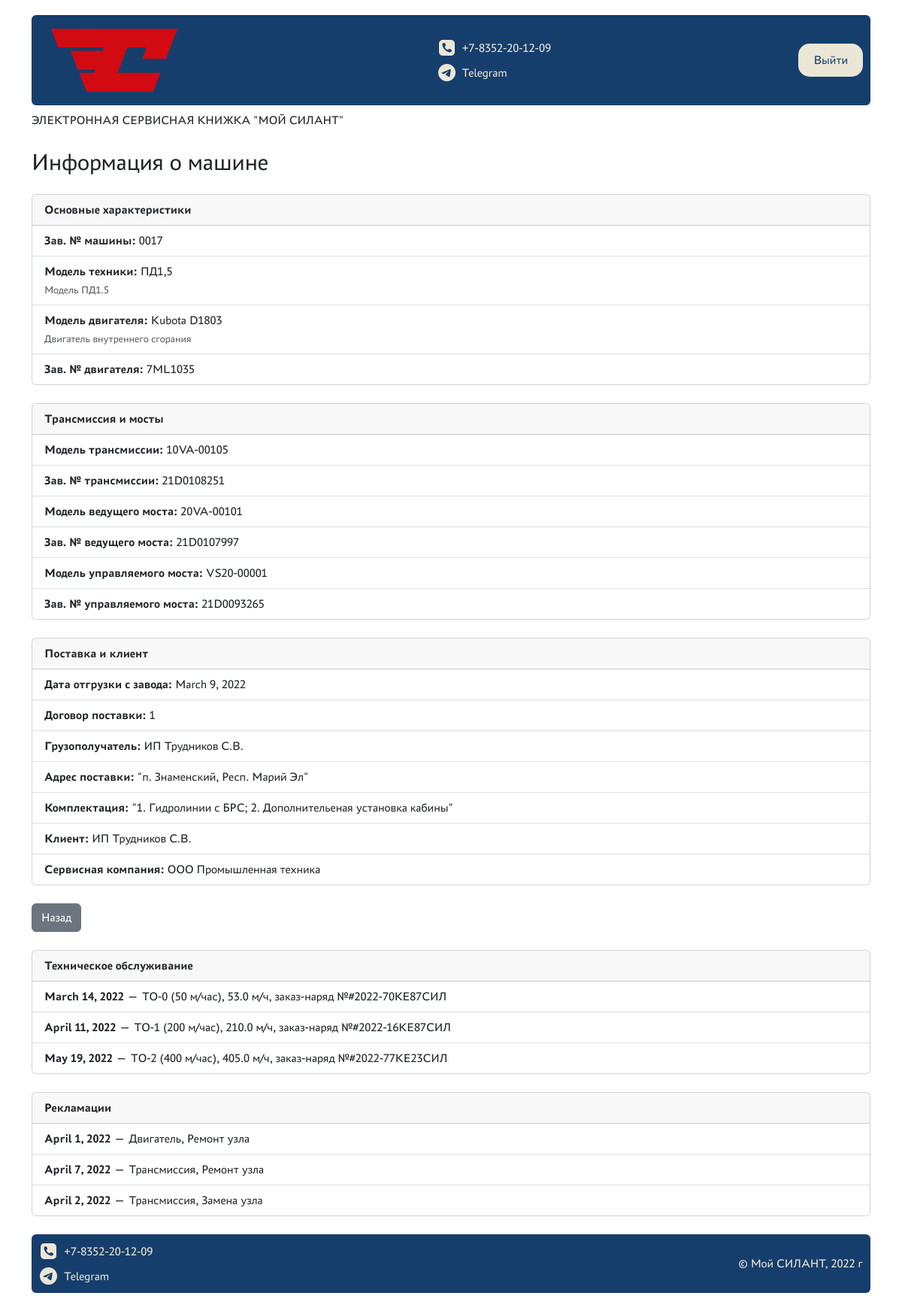
/service/vehicle/1/ (signed in), run on the app's committed database.
### silant_service/models.py (models this page shows, shortened)
class Vehicle(models.Model):
    serial_number = models.CharField(max_length=255, verbose_name="Зав. № машины", blank=False, unique=True)
    tech_model = models.ForeignKey(
        ReferenceItem,
        on_delete=models.PROTECT,
        related_name='tech_model',
        limit_choices_to={'type': ReferenceItem.MODEL_TECH},
        blank=True,
        null=True,
        verbose_name='Модель техники'
    )
    engine_model = models.ForeignKey(
        ReferenceItem,
        on_delete=models.PROTECT,
        related_name='machines_engine',
        limit_choices_to={'type': ReferenceItem.TYPE_ENGINE},
        blank=True,
        null=True,
        verbose_name='Модель двигателя'
    )
    serial_engine = models.CharField(max_length=255, verbose_name="Зав. № двигателя")
    model_transmission = models.ForeignKey(
        ReferenceItem,
        on_delete=models.PROTECT,
        related_name='machines_transmission',
        limit_choices_to={'type': ReferenceItem.TYPE_TRANSMISSION},
        blank=True,
        null=True,
        verbose_name='Модель трансмиссии'
    )
    serial_transmission = models.CharField(max_length=255, verbose_name="Зав. № трансмиссии")
    model_axle = models.ForeignKey(
        ReferenceItem,
        on_delete=models.PROTECT,
        related_name='machines_axle',
        limit_choices_to={'type': ReferenceItem.TYPE_AXLE},
        blank=True,
        null=True,
        verbose_name='Модель ведущего моста'
    )
    serial_axle = models.CharField(max_length=255, verbose_name="Зав. № ведущего моста")
    model_man_axle = models.ForeignKey(
        ReferenceItem,
        on_delete=models.PROTECT,
        related_name='machines_man_axle',
        limit_choices_to={'type': ReferenceItem.TYPE_MAN_AXLE},
        blank=True,
        null=True,
        verbose_name='Модель управляемого моста'
    )
    serial_man_axle = models.CharField(max_length=255, verbose_name="Зав. № управляемого моста")
    contract_number_data = models.CharField(max_length=255, verbose_name='Договор поставки №, дата')
    ship_date = models.DateField(verbose_name='Дата отгрузки с завода')
    recipient = models.CharField(max_length=255, verbose_name='Грузополучатель (конечный потребитель)')
    delivery_address = models.TextField(verbose_name='Адрес поставки (эксплуатации)')
    configuration = models.TextField(verbose_name='Комплектация (доп.опции)')
    client = models.ForeignKey(
        Client,
        on_delete=models.SET_NULL,
        null=True,
        related_name='vehicle',
        verbose_name='Клиент'
    )
    service_company = models.ForeignKey(
        ServiceCompany,
        on_delete=models.SET_NULL,
        null=True,
        related_name='vehicle',
        verbose_name='Сервисная компания'
    )
    class Meta:
        verbose_name = 'Машина'
        verbose_name_plural = 'Машины'

class ReferenceItem(models.Model):
    MODEL_TECH = 'model'
    TYPE_ENGINE = 'engine'
    TYPE_TRANSMISSION = 'transmission'
    TYPE_AXLE = 'axle'
    TYPE_MAN_AXLE = 'managed_axle'
    TYPE_TO = 'TO'
    TO_ORGANIZATION = 'to_organization'
    NODE_FAILURE = 'failure_node'
    RECOVERY_METHOD = 'recovery_method'
    type = models.CharField(
        max_length=50,
        choices=[
            (MODEL_TECH, 'Модель техники'),
            (TYPE_ENGINE, 'Модель двигателя'),
            (TYPE_TRANSMISSION, 'Модель трансмиссии'),
            (TYPE_AXLE, 'Модель моста'),
            (TYPE_MAN_AXLE, 'Модель управляемого моста'),
            (TYPE_TO, 'Вид ТО'),
            (TO_ORGANIZATION, 'Организация, проводившая ТО'),
            (NODE_FAILURE, 'Узел отказа'),
            (RECOVERY_METHOD, 'Способ восстановления'),
        ],
        verbose_name="Справочник"
    )
    name = models.CharField(max_length=255, verbose_name="Название", blank=True, unique=False)
    description = models.TextField(verbose_name="Описание", blank=True, unique=False)
    class Meta:
        verbose_name = 'Справочник'
        verbose_name_plural = 'Справочники'

class Client(models.Model):
    user = models.OneToOneField(User, on_delete=models.CASCADE)
    name = models.CharField(max_length=255, default="Пользователь", verbose_name='Наименование компании')
    created_at = models.DateTimeField(default=timezone.now)
    class Meta:
        verbose_name = 'Клиент'
        verbose_name_plural = 'Клиенты'

class ServiceCompany(models.Model):
    user = models.OneToOneField(User, on_delete=models.CASCADE,
    null=True,
    blank=True
)
    name = models.CharField(max_length=255, default="ООО Сервис", verbose_name='Наименование компании')
    description = models.CharField(max_length=255, blank=True)
    class Meta:
        verbose_name = 'Сервисная компания'
        verbose_name_plural = 'Сервисные компании'

class TechnicalService(models.Model):
    service_type = models.ForeignKey(
        ReferenceItem,
        on_delete=models.PROTECT,
        related_name='service_type',
        limit_choices_to={'type': ReferenceItem.TYPE_TO},
        blank=True,
        null=True,
        verbose_name='Вид ТО'
    )
    service_date = models.DateField(verbose_name='Дата проведения ТО')
    operating_hours = models.FloatField(verbose_name='Наработка, м/час')
    order_number = models.CharField(max_length=100, verbose_name="№ заказ-наряда")
    order_date = models.DateField(verbose_name='Дата заказ-наряда')
    vehicle = models.ForeignKey(Vehicle, on_delete=models.SET_NULL, null=True, related_name='service', verbose_name='Машина')
    tech_company = models.ForeignKey(
        ServiceCompany,
        on_delete=models.SET_NULL,
        null=True,
        related_name='tech_company',
        verbose_name='Организация, проводившая ТО'
    )
    service_company = models.ForeignKey(
        ServiceCompany,
        on_delete=models.SET_NULL,
        null=True,
        related_name='service',
        verbose_name='Сервисная компания'
    )
    class Meta:
        verbose_name = "Техобслуживание"
        verbose_name_plural = "Техобслуживание"

class Complaint(models.Model):
    failure_date =  models.DateField(verbose_name='Дата отказа')
    operating_hours = models.FloatField(verbose_name='Наработка, м/час')
    failure_node = models.ForeignKey(
        ReferenceItem,
        on_delete=models.PROTECT,
        related_name='failure_nodes',
        limit_choices_to={'type': ReferenceItem.NODE_FAILURE},
        blank=True,
        null=True,
        verbose_name='Узел отказа'
    )
    failure_description = models.TextField(verbose_name='Описание отказа')
    recovery_method = models.ForeignKey(
        ReferenceItem,
        on_delete=models.SET_NULL,
        null=True,
        related_name='recovery_methods',
        limit_choices_to={'type': ReferenceItem.RECOVERY_METHOD},
        verbose_name='Способ восстановления'
    )
    spare_parts = models.TextField(verbose_name='Используемые запасные части')
    recovery_date = models.DateField(verbose_name='Дата восстановления')
    failure_duration = models.DurationField(blank=True, null=True, verbose_name='Время простоя техники')
    vehicle = models.ForeignKey(Vehicle, on_delete=models.SET_NULL, null=True, related_name='complaint', verbose_name='Машина')
    class Meta:
        verbose_name = "Рекламация"
        verbose_name_plural = "Рекламации"

### silant_service/views.py (the view)
# urls.py: path("vehicle/<int:pk>/", VehicleDetailView.as_view(), name="vehicle_detail"),
class VehicleDetailView(LoginRequiredMixin, RolePermissionMixin, DetailView):
    model = Vehicle
    template_name = "vehicle_detail.html"
    context_object_name = "vehicle"
    allowed_roles = ["manager", "service", "client"]
    def get_queryset(self):
        role = get_user_role(self.request.user)
        base_qs = super().get_queryset()
        if role == "client":
            return base_qs.filter(client__user=self.request.user)
        elif role == "service":
            return base_qs.filter(service_company__user=self.request.user)
        elif role == "manager":
            return base_qs
        return base_qs.none()

### silant_service/utils/roles.py (called while the page is built, shortened)
def get_user_role(user):
    if not user.is_authenticated:
        return "guest"
    if user.is_superuser:
        return "manager"

### silant_service/views.py (called while the page is built)
    def dispatch(self, request, *args, **kwargs):
        if get_user_role(request.user) not in self.allowed_roles:
            return HttpResponseForbidden("Нет доступа")
        return super().dispatch(request, *args, **kwargs)

### silant_service/templates/vehicle_detail.html (shortened to what this page needs)
{% extends 'base.html' %}
{% block content %}
<div class="container mt-4">
  <h2 class="mb-4">Информация о машине</h2>
  <div class="card mb-4">
    <div class="card-header fw-bold">Основные характеристики</div>
    <ul class="list-group list-group-flush">
      <li class="list-group-item"><strong>Зав. № машины:</strong> {{ vehicle.serial_number }}</li>
      <li class="list-group-item">
        <strong>Модель техники:</strong> {{ vehicle.tech_model.name }}
        {% if vehicle.tech_model.description %}<br><small class="text-muted">{{ vehicle.tech_model.description }}</small>{% endif %}
      </li>
      <li class="list-group-item">
        <strong>Модель двигателя:</strong> {{ vehicle.engine_model.name }}
        {% if vehicle.engine_model.description %}<br><small class="text-muted">{{ vehicle.engine_model.description }}</small>{% endif %}
      </li>
      <li class="list-group-item"><strong>Зав. № двигателя:</strong> {{ vehicle.serial_engine }}</li>
    </ul>
  </div>
  <div class="card mb-4">
    <div class="card-header fw-bold">Трансмиссия и мосты</div>
    <ul class="list-group list-group-flush">
      <li class="list-group-item">
        <strong>Модель трансмиссии:</strong> {{ vehicle.model_transmission.name }}
      </li>
      <li class="list-group-item"><strong>Зав. № трансмиссии:</strong> {{ vehicle.serial_transmission }}</li>
      <li class="list-group-item">
        <strong>Модель ведущего моста:</strong> {{ vehicle.model_axle.name }}
      </li>
      <li class="list-group-item"><strong>Зав. № ведущего моста:</strong> {{ vehicle.serial_axle }}</li>
      <li class="list-group-item">
        <strong>Модель управляемого моста:</strong> {{ vehicle.model_man_axle.name }}
      </li>
      <li class="list-group-item"><strong>Зав. № управляемого моста:</strong> {{ vehicle.serial_man_axle }}</li>
    </ul>
  </div>
  <div class="card mb-4">
    <div class="card-header fw-bold">Поставка и клиент</div>
    <ul class="list-group list-group-flush">
      <li class="list-group-item"><strong>Дата отгрузки с завода:</strong> {{ vehicle.ship_date }}</li>
      <li class="list-group-item"><strong>Договор поставки:</strong> {{ vehicle.contract_number_data }}</li>
      <li class="list-group-item"><strong>Грузополучатель:</strong> {{ vehicle.recipient }}</li>
      <li class="list-group-item"><strong>Адрес поставки:</strong> {{ vehicle.delivery_address }}</li>
      <li class="list-group-item"><strong>Комплектация:</strong> {{ vehicle.configuration }}</li>
      <li class="list-group-item"><strong>Клиент:</strong> {{ vehicle.client.name }}</li>
      <li class="list-group-item"><strong>Сервисная компания:</strong> {{ vehicle.service_company.name }}</li>
    </ul>
  </div>
  <div class="mb-4">
    <a href="{% url 'dashboard' %}" class="btn btn-secondary">Назад</a>
  </div>
  <div class="card mb-4">
    <div class="card-header fw-bold">Техническое обслуживание</div>
    {% if vehicle.service.exists %}
      <ul class="list-group list-group-flush">
        {% for s in vehicle.service.all %}
          <li class="list-group-item">
            <strong>{{ s.service_date }}</strong> — {{ s.service_type.name }},
            {{ s.operating_hours }} м/ч, заказ-наряд №{{ s.order_number }}
          </li>
        {% endfor %}
      </ul>
    {% else %}
      <div class="card-body text-muted">ТО не зарегистрировано.</div>
    {% endif %}
  </div>
  <div class="card mb-4">
    <div class="card-header fw-bold">Рекламации</div>
    {% if vehicle.complaint.exists %}
      <ul class="list-group list-group-flush">
        {% for c in vehicle.complaint.all %}
          <li class="list-group-item">
            <strong>{{ c.failure_date }}</strong> — {{ c.failure_node.name }}, {{ c.recovery_method.name }}
          </li>
        {% endfor %}
      </ul>
    {% else %}
      <div class="card-body text-muted">Рекламаций не найдено.</div>
    {% endif %}
  </div>
</div>
{% endblock %}

### silant_service/templates/base.html (shortened to what this page needs)
<!DOCTYPE html>
<html lang="ru">
  <head>
    {% load static %}
    <link rel="stylesheet" href="{% static 'styles/bootstrap.css' %}" />
    <link rel="stylesheet" href="{% static 'styles/main.css' %}" />
  </head>
  <body>
    <header>
      <div class="container">
        <div class="header rounded-2 d-flex flex-row justify-content-between align-items-center">
          <a href="/" class="header__image"><img src="{% static 'images/logo.png' %}" alt="Лого" /></a>
          <div class="header__contacts d-flex flex-column gap-2">
            <a href="tel:+78352201209" class="header__contacts__item d-flex flex-row align-items-center gap-2">
              <img src="{% static 'images/phone.png' %}" alt="phone" />
              <span>+7-8352-20-12-09</span>
            </a>
            <a href="https://t.me/#" class="header__contacts__item d-flex flex-row align-items-center gap-2">
              <img src="{% static 'images/telegram.png' %}" alt="telegram" />
              <span>Telegram</span>
            </a>
          </div>
          <div class="header__contacts__auth">
            {% if user.is_authenticated %}
              <form method="post" action="{% url 'account_logout' %}">
                <button type="submit">Выйти</button>
              </form>
            {% else %}
              <a href="{% url 'account_login' %}" class="btn">Авторизация</a>
            {% endif %}
          </div>
        </div>
      </div>
      <div class="container pt-2">
        <p>ЭЛЕКТРОННАЯ СЕРВИСНАЯ КНИЖКА "МОЙ СИЛАНТ"</p>
      </div>
    </header>
    {% block content %}
    {% endblock %}
    <footer>
      <div class="container">
        <div class="footer rounded-2 d-flex flex-row justify-content-between align-items-center">
          <div class="footer__contacts d-flex flex-column gap-2">
            <a href="tel:+78352201209" class="header__contacts__item d-flex flex-row align-items-center gap-2">
              <img src="{% static 'images/phone.png' %}" alt="phone" />
              <span>+7-8352-20-12-09</span>
            </a>
            <a href="https://t.me/#" class="header__contacts__item d-flex flex-row align-items-center gap-2">
              <img src="{% static 'images/telegram.png' %}" alt="telegram" />
              <span>Telegram</span>
            </a>
          </div>
          <div class="copyright">© Мой СИЛАНТ, 2022 г</div>
        </div>
      </div>
    </footer>
  </body>
</html>

### static/styles/main.css (style rules this page uses)
body { font-family: 'PT Astra', sans-serif; }
:root { --main-blue: #163E6C; --main-red: #D20A11; --main-beige: #EBE6D6; --bs-primary: var(--main-blue); --bs-danger: var(--main-red); --bs-link-color: var(--main-blue); }
a { text-decoration: none; }
button { outline: none; padding: 10px 20px; border-radius: 15px; border:none; transition: all 0.2s ease; max-height: 45px; }
.header, .footer { background-color: var(--main-blue); padding: 10px; margin-top: 20px; }
.footer { margin-bottom: 20px; }
.header__image { width: 200px; height: 100px; overflow: hidden; }
.header__image img { width: 100%; height: 100%; object-fit: cover; box-shadow: 0 2px 1px 2px rgba(0,0, 0, 0.2); }
.header__contacts__item span, .copyright { color: var(--main-beige); }
.header__contacts__item img { width: 25px; height: 25px; }
.header__contacts__auth .btn, .header__contacts__auth button { background-color: var(--main-beige); color: var(--main-blue); border: none; border-radius: 15px; padding: 10px 20px; transition: all 0.2s ease; }

### data on the page
Vehicle: serial_number "0017", tech_model.name "ПД1,5", tech_model.description "Модель ПД1.5", engine_model.name "Kubota D1803", engine_model.description "Двигатель внутреннего сгорания", serial_engine "7ML1035", model_transmission.name "10VA-00105", serial_transmission "21D0108251", model_axle.name "20VA-00101", serial_axle "21D0107997", model_man_axle.name "VS20-00001", serial_man_axle "21D0093265", ship_date "March 9, 2022", contract_number_data "1", recipient "ИП Трудников С.В.", delivery_address "\"п. Знаменский, Респ. Марий Эл\"", configuration "\"1. Гидролинии с БРС; 2. Дополнительеная установка кабины\"", client.name "ИП Трудников С.В.", service_company.name "ООО Промышленная техника"
TechnicalService: service_date "March 14, 2022", service_type.name "ТО-0 (50 м/час)", operating_hours "53.0", order_number "#2022-70КЕ87СИЛ"
TechnicalService: service_date "April 11, 2022", service_type.name "ТО-1 (200 м/час)", operating_hours "210.0", order_number "#2022-16КЕ87СИЛ"
TechnicalService: service_date "May 19, 2022", service_type.name "ТО-2 (400 м/час)", operating_hours "405.0", order_number "#2022-77КЕ23СИЛ"
Complaint: failure_date "April 1, 2022", failure_node.name "Двигатель", recovery_method.name "Ремонт узла"
Complaint: failure_date "April 7, 2022", failure_node.name "Трансмиссия", recovery_method.name "Ремонт узла"
Complaint: failure_date "April 2, 2022", failure_node.name "Трансмиссия", recovery_method.name "Замена узла"
